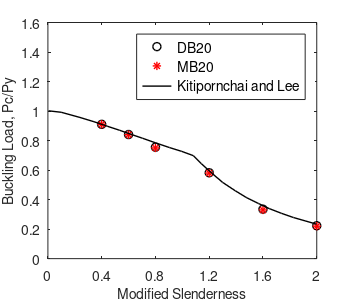

This figure's MATLAB source:
%% plot Pc/PY vs Lambda
hfig=figure;
Kitipornchai = csvread('Kitipornchai.csv');
x=      [0.4 0.6   0.8   1.2   1.6   2.0];
y=     [0.91 0.841 0.755 0.582 0.335 0.223];
ymixed=[0.91 0.84  0.75  0.58  0.33  0.22];
plot(x,y,'ko','LineWidth',1)
hold on
plot(x,ymixed,'r*','LineWidth',1)
plot(Kitipornchai(:,1),Kitipornchai(:,2),'k-','LineWidth',1)
xlim([0 2.0])
ylim([0 1.6])
set(gca,'YTick',(0:0.2:1.6))
set(gca,'XTick',(0:0.4:2.0))
set(gca,'FontSize',10)
xlabel('Modified Slenderness','FontSize',10) 
ylabel('Buckling Load, Pc/Py','FontSize',10)
legend({'DB20','MB20','Kitipornchai and Lee'},'FontSize',10)
legend('Location','northeast')

% save figure
figWidth=3.5;
figHeight=3;
set(hfig,'PaperUnits','inches');
set(hfig,'PaperPosition',[0 0 figWidth figHeight]);
fileout=('test2.');
print(hfig,[fileout,'tif'],'-r800','-dtiff');